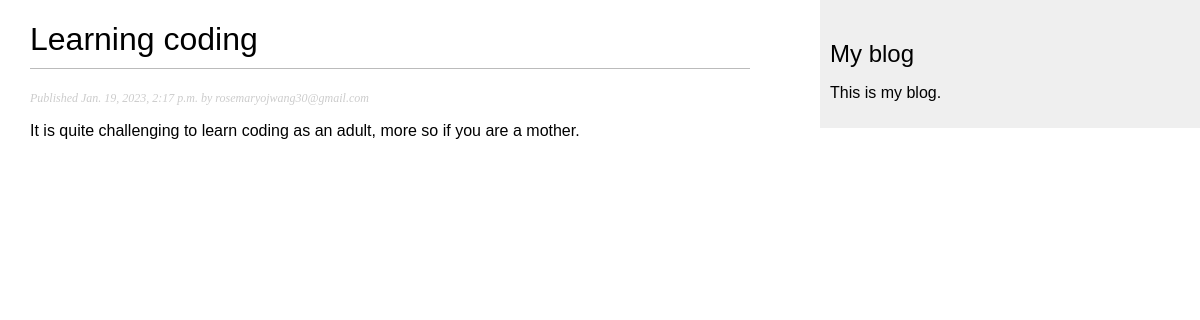
The app's page /blog/2023/1/19/Learning-coding-oo1/ with its own data.
### blog/models.py (models this page shows, shortened)
class Post(models.Model):
    class Status(models.TextChoices):
        DRAFT = 'DF', 'Draft'
        PUBLISHED = 'PB', 'Published'
    title = models.CharField(max_length = 250)
    slug = models.SlugField(max_length = 250,
                            unique_for_date='publish')
    author = models.ForeignKey(User,
                               on_delete=models.CASCADE,
                               related_name='blog_posts')
    body = models.TextField()
    publish = models.DateTimeField(default=timezone.now)
    created = models.DateTimeField(auto_now_add=True)
    updated = models.DateTimeField(auto_now=True)
    status = models.CharField(max_length=2,
                              choices=Status.choices,
                              default=Status.DRAFT)
    objects = models.Manager()
    published = PublishedManager()
    class Meta:
        ordering = ['-publish']
        indexes = [
            models.Index(fields=['-publish']),
        ]

### blog/views.py (the view)
def post_detail(request, year, month, day, post):
    post = get_object_or_404(Post,
                            status=Post.Status.PUBLISHED,
                            slug=post,
                            publish__year=year,
                            publish__month=month,
                            publish__day=day)
    return render(request,
                 'blog/post/detail.html',
                 {'post': post})

### blog/templates/blog/post/detail.html (shortened to what this page needs)
{% extends "blog/base.html" %}
{% block content %}
    <h1>{{ post.title }}</h1>
    <p class="date">
        Published {{ post.publish}} by {{ post.author}}
    </p>
    {{ post.body|linebreaks }}
{% endblock %}

### static/css/blog.css (style rules this page uses)
body { margin:0; padding:0; font-family:helvetica, sans-serif; }
h1 { font-weight:normal; border-bottom:1px solid #bbb; padding:0 0 10px 0; }
p.date { color:#ccc; font-family: georgia, serif; font-size: 12px; font-style: italic; }

### records on screen
Post: title "Learning coding", publish "Jan. 19, 2023, 2:17 p.m.", author "rosemaryojwang30@gmail.com", body "It is quite challenging to learn coding as an adult, more so if you are a mother."
